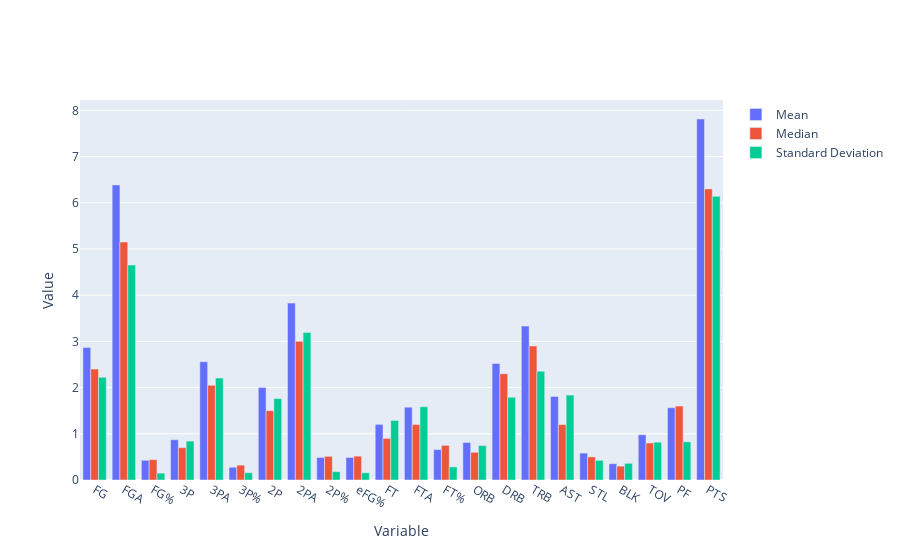
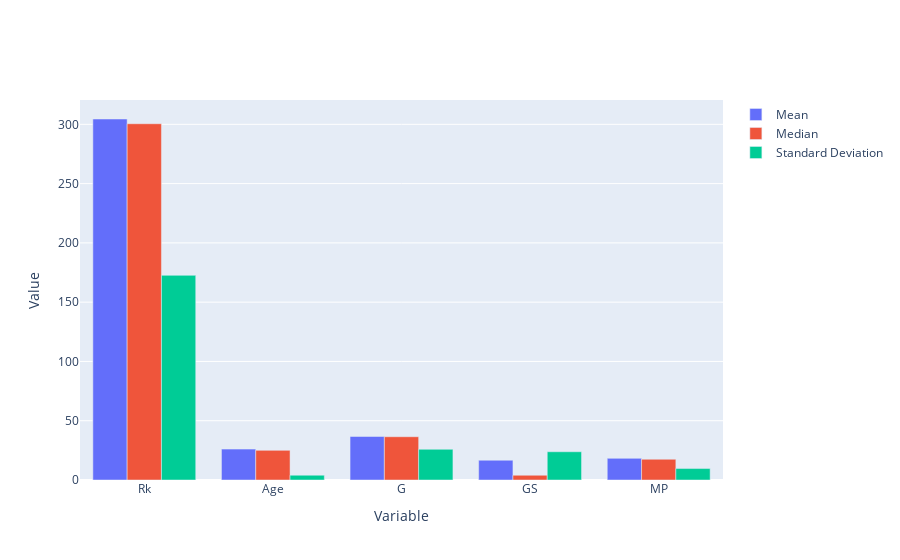

Notebook source saved alongside these figures, in order:
### Code cell
rk = df["Rk"]
large_value_columns = ["Rk", "Age", "G", "GS", "MP"]
low_value_df = df.drop(columns=large_value_columns, axis=1)
large_value_df = df[large_value_columns]

# Calculate the mean, median, and standard deviation for each variable in the low dataset
mean_low = low_value_df.mean(numeric_only=True)
median_low = low_value_df.median(numeric_only=True)
std_low = low_value_df.std(numeric_only=True)

# Calculate the mean, median, and standard deviation for each variable in the high dataset
mean_large = large_value_df.mean(numeric_only=True)
median_large = large_value_df.median(numeric_only=True)
std_large = large_value_df.std(numeric_only=True)

# Create a bar chart to visualize the mean, median, and standard deviation
fig_low = go.Figure(data=[
    go.Bar(name='Mean', x=mean_low.index, y=mean_low.values),
    go.Bar(name='Median', x=median_low.index, y=median_low.values),
    go.Bar(name='Standard Deviation', x=std_low.index, y=std_low.values)
])

# Add a title and axis labels to the chart
fig_low.update_layout(
    title="",#'Mean, Median, and Standard Deviation for the small-value variables in the\n NBA player dataset',
    xaxis_title='Variable',
    yaxis_title='Value'
)

# Create a bar chart to visualize the mean, median, and standard deviation
fig_large = go.Figure(data=[
    go.Bar(name='Mean', x=mean_large.index, y=mean_large.values),
    go.Bar(name='Median', x=median_large.index, y=median_large.values),
    go.Bar(name='Standard Deviation', x=std_large.index, y=std_large.values)
])

# Add a title and axis labels to the chart
fig_large.update_layout(
    title="",#'Mean, Median, and Standard Deviation for the small-value variables in the\n NBA player dataset',
    xaxis_title='Variable',
    yaxis_title='Value'
)


# Show the chart
fig_low.show()
fig_low.write_image("figures/low-values.pdf", format="pdf")
fig_large.show()
fig_large.write_image("figures/large-values.pdf", format="pdf")

### Figure 1 — Plotly figure (JSON) as saved in the notebook; plotly's stock layout.template omitted (floating-point values rounded to 4 significant figures)
{"data": [{"name": "Mean", "type": "bar", "x": ["FG", "FGA", "FG%", "3P", "3PA", "3P%", "2P", "2PA", "2P%", "eFG%", "FT", "FTA", "FT%", "ORB", "DRB", "TRB", "AST", "STL", "BLK", "TOV", "PF", "PTS"], "y": [2.87, 6.387, 0.4262, 0.8713, 2.561, 0.2765, 2.0, 3.829, 0.4881, 0.4883, 1.204, 1.575, 0.6583, 0.8129, 2.52, 3.332, 1.808, 0.5828, 0.3536, 0.9787, 1.565, 7.812]}, {"name": "Median", "type": "bar", "x": ["FG", "FGA", "FG%", "3P", "3PA", "3P%", "2P", "2PA", "2P%", "eFG%", "FT", "FTA", "FT%", "ORB", "DRB", "TRB", "AST", "STL", "BLK", "TOV", "PF", "PTS"], "y": [2.4, 5.15, 0.4395, 0.7, 2.05, 0.3215, 1.5, 3, 0.512, 0.516, 0.9, 1.2, 0.75, 0.6, 2.3, 2.9, 1.2, 0.5, 0.3, 0.8, 1.6, 6.3]}, {"name": "Standard Deviation", "type": "bar", "x": ["FG", "FGA", "FG%", "3P", "3PA", "3P%", "2P", "2PA", "2P%", "eFG%", "FT", "FTA", "FT%", "ORB", "DRB", "TRB", "AST", "STL", "BLK", "TOV", "PF", "PTS"], "y": [2.224, 4.651, 0.1485, 0.8419, 2.206, 0.1576, 1.763, 3.193, 0.1805, 0.1559, 1.288, 1.586, 0.2835, 0.7442, 1.791, 2.353, 1.838, 0.4255, 0.3608, 0.8179, 0.8268, 6.138]}], "layout": {"title": {"text": ""}, "xaxis": {"title": {"text": "Variable"}}, "yaxis": {"title": {"text": "Value"}}}}

### Figure 2 — Plotly figure (JSON) as saved in the notebook; plotly's stock layout.template omitted (floating-point values rounded to 4 significant figures)
{"data": [{"name": "Mean", "type": "bar", "x": ["Rk", "Age", "G", "GS", "MP"], "y": [304.5, 26.05, 36.7, 16.67, 18.27]}, {"name": "Median", "type": "bar", "x": ["Rk", "Age", "G", "GS", "MP"], "y": [300.5, 25, 36.5, 4, 17.5]}, {"name": "Standard Deviation", "type": "bar", "x": ["Rk", "Age", "G", "GS", "MP"], "y": [172.6, 4.06, 25.9, 23.82, 9.648]}], "layout": {"title": {"text": ""}, "xaxis": {"title": {"text": "Variable"}}, "yaxis": {"title": {"text": "Value"}}}}
